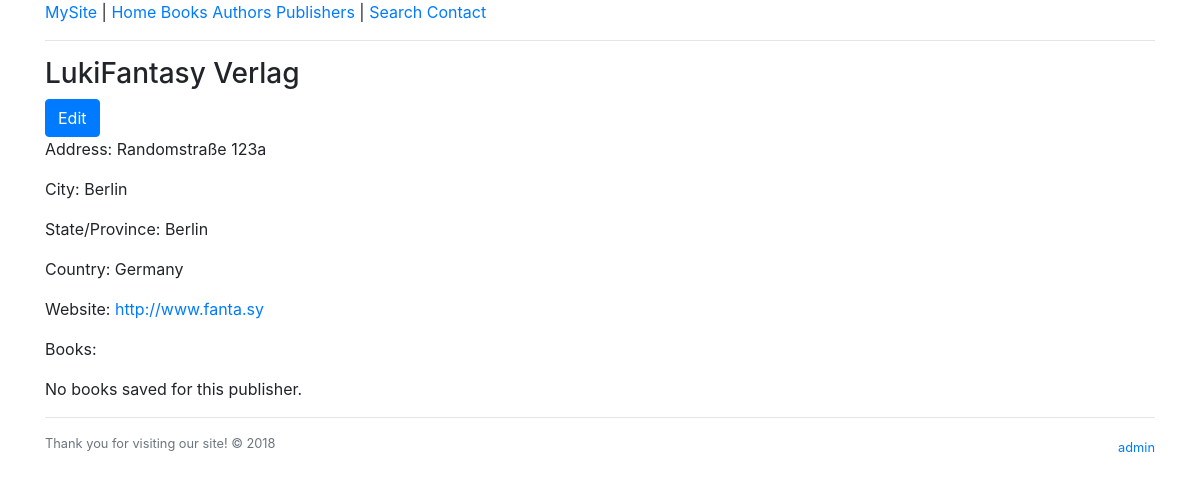
The app's page /books/publisher/4 with its own data.
### books/models.py (models this page shows, shortened)
class Publisher(models.Model):
    name = models.CharField(max_length=30)
    address = models.CharField(max_length=50)
    city = models.CharField(max_length=60)
    state_province = models.CharField(max_length=30)
    country = models.CharField(max_length=50)
    website = models.URLField()

### books/views.py (the view)
# urls.py: path("publisher/<int:publisher_id>", views.publisher_details,
def publisher_details(request, publisher_id):
    publisher = Publisher.objects.get(id=publisher_id)
    return render(request, "books/details_publisher.html", {
        "publisher": publisher
    })

### templates/books/details_publisher.html (shortened to what this page needs)
{% extends "books/base.html" %}
{% block content %}
  <h3>{{ publisher.name }}</h3>
  <a class="btn btn-primary" role="button" href="{% url 'books:edit_publisher' publisher.id %}">Edit</a>
  <p>Address: {{ publisher.address }}</p>
  <p>City: {{ publisher.city }}</p>
  <p>State/Province: {{ publisher.state_province }}</p>
  <p>Country: {{ publisher.country }}</p>
  <p>Website: <a href="#">{{ publisher.website }}</a></p>
  <p>Books:</p>
  {% if publisher.book_set_all %}
  <ul>
    {% for book in publisher.book_set.all %}
      <li><a href="{% url 'books:book_details' book.id %}">{{ book.title }}</a></li>
    {% endfor %}
  </ul>
  {% else %}
    <p>No books saved for this publisher.</p>
  {% endif %}
{% endblock %}

### records on screen
Publisher: name "LukiFantasy Verlag", address "Randomstraße 123a", city "Berlin", state_province "Berlin", country "Germany", website "http://www.fanta.sy"
